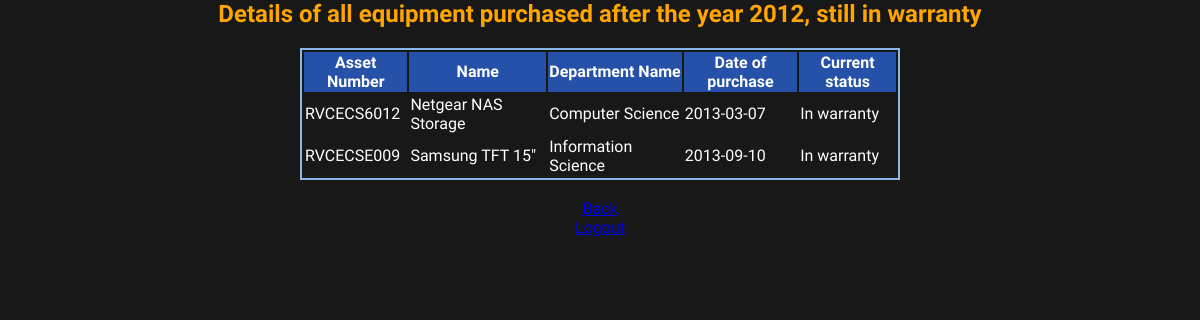
The page /rep1.php on the database its author committed.
### tables this page shows
CREATE TABLE IF NOT EXISTS `infrastructure` (
  `Model_no` varchar(10) NOT NULL,
  `Name` char(20) NOT NULL,
  `Deptt_name` char(20) NOT NULL,
  `Date_of_purchase` date NOT NULL,
  `Current_status` char(30) NOT NULL,
  PRIMARY KEY (`Model_no`),
  KEY `Deptt_name` (`Deptt_name`)
);

### rep1.php (the view, shortened to what this page needs)
<html>
<head>
  <link href="default.css" rel = "stylesheet" type="text/css" media="all">
</head>
<body background="rvtrans.jpg">
<?php
$qry="select * from infrastructure AS I where I.Date_of_purchase>'2013-01-01' AND I.Current_status='In warranty';";
$val=mysql_query($qry);
?>
<center> <h2 style="color:orange;">Details of all equipment purchased after the year 2012, still in warranty</h2>
<center>
<table width="50%"  style="border:2px solid #8AB8E6; ">
<tr style="background-color:#2651A8">
	<th>Asset Number</th>
	<th>Name</th>
	<th>Department Name</th>
	<th>Date of purchase</th>
	<th>Current status</th>
</tr>
<?php
while($row = mysql_fetch_array($val))
  {
  echo "<tr >";
  echo "<td>" . $row['Model_no'] . "</td>";
  echo "<td>" . $row['Name'] . "</td>";
  echo "<td>" . $row['Deptt_name'] . "</td>";
  echo "<td>" . $row['Date_of_purchase'] . "</td>";
  echo "<td>" . $row['Current_status'] . "</td>";
  echo "</tr>";
  }
  ?>
</table>
</center>
</div><br>
<center><a href="reports.php">Back</a>
<center><a href="index.php">Logout</a></center>
</body>
</html>

### default.css (style rules this page uses)
html,body { height:100% }
body { background:#181818; padding-bottom: 0px; margin:0px; font-family: 'Didact Gothic',sans-serif; font-size:12pt; font-weight: 200; color: #FFF; text-decoration: none; }

### rows shown on the page
infrastructure: Model_no "RVCECS6012", Name "Netgear NAS Storage", Deptt_name "Computer Science", Date_of_purchase "2013-03-07", Current_status "In warranty"
infrastructure: Model_no "RVCECSE009", Name "Samsung TFT 15\"", Deptt_name "Information Science", Date_of_purchase "2013-09-10", Current_status "In warranty"
